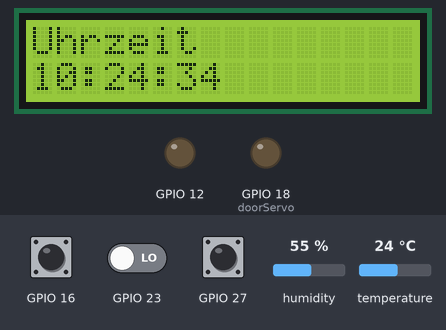
Bench run of a program on a simulated ESP32. On the bench: 16×2 character LCD, output pins drawn as LEDs (lit = HIGH). The inputs (shaded band) are chosen by the test bench; at power-on: GPIO 23 LOW, GPIO 16 HIGH, GPIO 27 HIGH, humidity 55 %, temperature 24 °C. WiFi joins after 1.5 s; servers stay silent unless stated; the local clock reads 2024-03-15 10:24:30 at power-on unless the program sets it; what the program prints to the serial monitor is not drawn.

Above: at 4.8 s.
4.9 s: GPIO 23 driven HIGH
At 5.3 s:
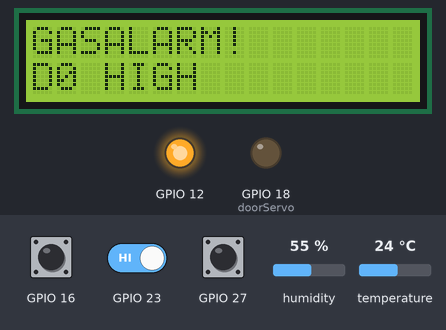
6.4 s: GPIO 16 pulled LOW for 0.15 s
At 6.9 s:
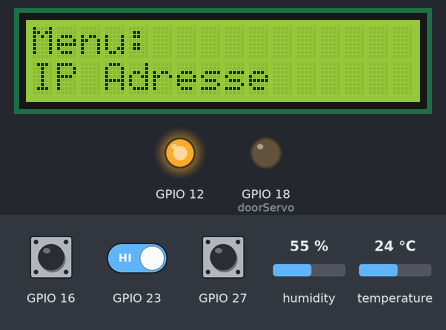
8.0 s: GPIO 16 pulled LOW for 1 s
At 9.1 s:
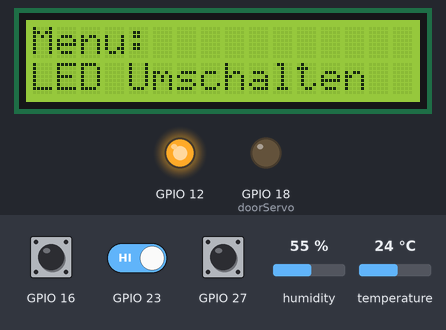
10.5 s: GPIO 27 pulled LOW for 0.15 s
At 11.0 s:
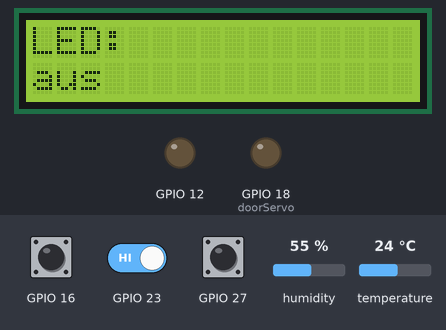
12.1 s: GPIO 27 pulled LOW for 1 s
At 12.7 s:
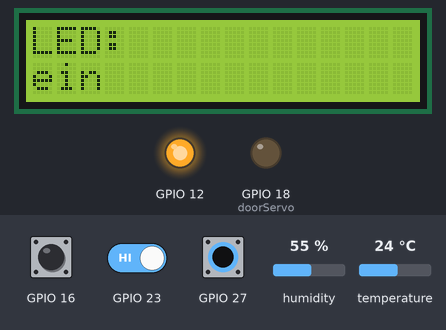
14.6 s: GPIO 16 pulled LOW for 0.15 s
At 16.0 s:
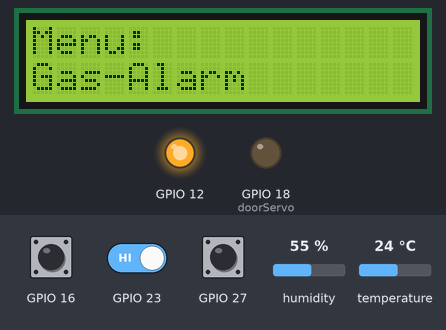
Timing chart, 0 to 17.2 s (numbered marks = the images above; inputs shaded):
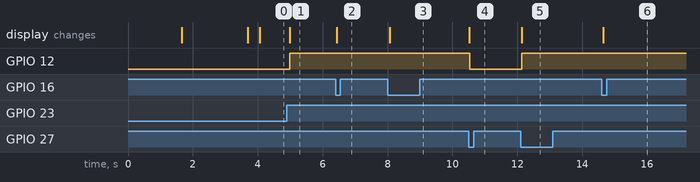

Measured:
- after the input at 4.9 s, GPIO 12: LOW → HIGH after 0.09 s; the display: changes after 0.08 s (image 1)
- after the input at 6.4 s, the display: changes at once (image 2)
- after the input at 8.0 s, the display: changes after 0.06 s (image 3)
- after the input at 10.5 s, GPIO 12: HIGH → LOW at once; the display: changes at once (image 4)
- after the input at 12.1 s, GPIO 12: LOW → HIGH at once; the display: changes at once (image 5)
- after the input at 14.6 s, the display: changes after 0.05 s (image 6)

The program:

main.cpp
```cpp
#include <Arduino.h>
#include <vector>
#include <WiFi.h>
#include <time.h>
#include <SPI.h>
#include <MFRC522.h>
#include <Servo.h>
// eigene Komponenten
#include "IOComponent.h"
#include "TemperatureSensor.h"
#include "GasSensor.h"
#include "LED.h"
#include "LCDDisplay.h"
#include "MenuController.h"
#include "RFIDReader.h"
// WLAN-Zugangsdaten
const char* ssid = "iPhone von David";
const char* password = "12345678";
bool isConnected = false;
// zentrale Komponentenliste
std::vector<IOComponent*> components; // <--- Zeiger statt Objekte
// Einzelkomponenten
GasSensor* gas; // <--- Zeiger
LED* led;
LCDDisplay* lcd;
MenuController* menu;
TemperatureSensor* tempSensor;
Servo doorServo; // Servo-Objekt für die Tür
RFIDReader* rfidReader; // Zeiger auf RFIDReader
// zentrale Registrierung
void addComponent(IOComponent* component) {
component->begin();
components.push_back(component);
}
// FA8 – RTC/NTP-Zeitsynchronisierung
void syncTime() {
    // Zeitzone für Deutschland setzen (UTC+1, UTC+2 im Sommer)
    configTime(3600, 3600, "pool.ntp.org", "time.nist.gov");
    Serial.print("Warte auf NTP-Zeit...");

    time_t now = time(nullptr);
    int retries = 0;
    while (now < 8 * 3600 * 2 && retries < 20) { // Mehr Versuche
        delay(500);
        Serial.print(".");
        now = time(nullptr);
        retries++;
    }

    if (now >= 8 * 3600 * 2) {
        Serial.println("\n✅ Zeit synchronisiert:");
        struct tm timeinfo;
        if (getLocalTime(&timeinfo)) {
            Serial.printf("Uhrzeit: %02d:%02d:%02d\n", timeinfo.tm_hour, timeinfo.tm_min, timeinfo.tm_sec);
        } else {
            Serial.println("⚠️ getLocalTime() funktioniert nicht");
        }
    } else {
        Serial.println("\n⚠️ Zeit konnte nicht synchronisiert werden");
    }
}
void setup() {
    Serial.begin(115200);
 // WLAN verbinden
WiFi.begin(ssid, password);
Serial.print("Verbinde mit WLAN...");
unsigned long startAttemptTime = millis();
while (WiFi.status() != WL_CONNECTED && millis() - startAttemptTime < 10000) {
Serial.print(".");
delay(500);
 }
if (WiFi.status() == WL_CONNECTED) {
isConnected = true;
Serial.println("\n✅ WLAN verbunden");
Serial.print("IP-Adresse: ");
Serial.println(WiFi.localIP());
syncTime();
 } else {
isConnected = false;
Serial.println("\n⚠️ WLAN-Verbindung fehlgeschlagen – Gerät läuft offline");
 }
 // Komponenten erstellen & registrieren
tempSensor = new TemperatureSensor(17, DHT22);
addComponent(tempSensor);
gas = new GasSensor(23);
addComponent(gas);
led = new LED(12);
addComponent(led);
lcd = new LCDDisplay();
addComponent(lcd);
 // RFID-Servo initialisieren und an Pin anschließen (z.B. Pin 18)
doorServo.attach(18);
rfidReader = new RFIDReader(21, 22, doorServo); // SS=21, RST=22, Servo-Referenz
addComponent(rfidReader);
menu = new MenuController(16, 27, lcd, led, gas, tempSensor, rfidReader); // NEU: rfidReader mitgeben
addComponent(menu);

// Anzeige erst ganz am Ende – wird nicht vom Menü überschrieben
if (isConnected) {
lcd->showMessage("IP:", WiFi.localIP().toString());
delay(2000); // IP kurz anzeigen

        // Uhrzeit anzeigen (Initialanzeige, danach übernimmt loop die Aktualisierung)
        struct tm timeinfo;
        if (getLocalTime(&timeinfo)) {
            char buf[16];
            snprintf(buf, sizeof(buf), "%02d:%02d:%02d", timeinfo.tm_hour, timeinfo.tm_min, timeinfo.tm_sec);
            lcd->showMessage("Uhrzeit", buf);
            Serial.println("✅ Initiale Zeitanzeige gesetzt");
        } else {
            Serial.println("⚠️ Kann keine Zeit für initiale Anzeige abrufen");
            lcd->showMessage("Zeit", "Nicht verfügbar");
        }
    } else {
        lcd->showMessage("WLAN Fehler", "Offline-Betrieb");
    }
}
void loop() {
    static int lastSecond = -1;
    static bool alarmActive = false;
    static unsigned long alarmTimestamp = 0;

    // Komponenten-Handler (inkl. Menücontroller, der Buttons prüft)
    for (size_t i = 0; i < components.size(); ++i) {
        Serial.print("Handle Komponente: "); Serial.println(i);
        components[i]->handle();
        Serial.print("Fertig Komponente: "); Serial.println(i);
    }

    // Gassensorwarnung nur wenn im Menü aktiviert
    if (gas->isGasDetected() && menu->isGasEnabled()) {
        if (!alarmActive) {
            led->turnOn();
            lcd->showMessage("GASALARM!", "D0 HIGH");
            Serial.println("🚨 Gas erkannt! Alarm aktiviert.");
            alarmActive = true;
            alarmTimestamp = millis();
        }
    } else {
        if (alarmActive && millis() - alarmTimestamp > 2000) { // Alarmanzeige 2s, dann zurück
            alarmActive = false;
            led->turnOff();
        }
    }

    // Standardanzeige: Uhrzeit, wenn Menü nicht aktiv und kein Alarm
    if (!menu->isMenuActive() && !alarmActive && isConnected) {
        struct tm timeinfo;
        Serial.println("Vor getLocalTime");
        if (getLocalTime(&timeinfo)) {
            Serial.println("Nach getLocalTime");
            if (timeinfo.tm_sec != lastSecond) { // Nur bei Sekundenwechsel aktualisieren
                char buf[16];
                snprintf(buf, sizeof(buf), "%02d:%02d:%02d", timeinfo.tm_hour, timeinfo.tm_min, timeinfo.tm_sec);
                lcd->showMessage("Uhrzeit", buf);
                lastSecond = timeinfo.tm_sec;
            }
        } else {
            Serial.println("getLocalTime fehlgeschlagen");
            // Fallback: Zeit konnte nicht abgerufen werden
            static unsigned long lastErrorDisplay = 0;
            if (millis() - lastErrorDisplay > 5000) { // Alle 5 Sekunden anzeigen
                lcd->showMessage("Zeit", "Fehler");
                lastErrorDisplay = millis();
            }
        }
    } else if (!menu->isMenuActive() && !alarmActive && !isConnected) {
        // Offline-Modus: Uptime anzeigen
        static unsigned long lastUptimeUpdate = 0;
        if (millis() - lastUptimeUpdate > 1000) { // Jede Sekunde
            unsigned long uptimeSeconds = millis() / 1000;
            unsigned long hours = uptimeSeconds / 3600;
            unsigned long minutes = (uptimeSeconds % 3600) / 60;
            unsigned long seconds = uptimeSeconds % 60;

            char buf[16];
            snprintf(buf, sizeof(buf), "%02lu:%02lu:%02lu", hours, minutes, seconds);
            lcd->showMessage("Uptime", buf);
            lastUptimeUpdate = millis();
        }
    }
}
```
